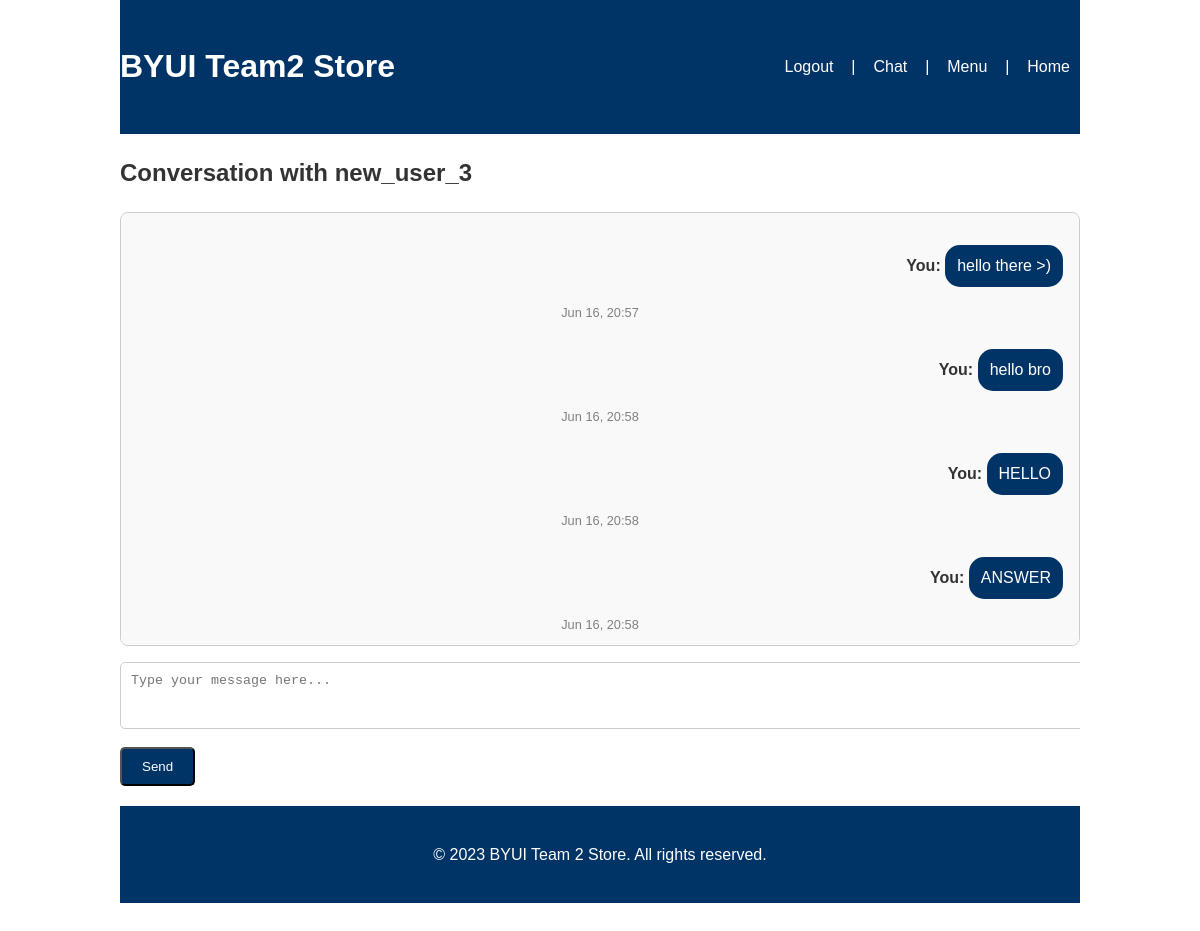
Before: /conversation/3/?user_id=5 (signed in) with the older database file.
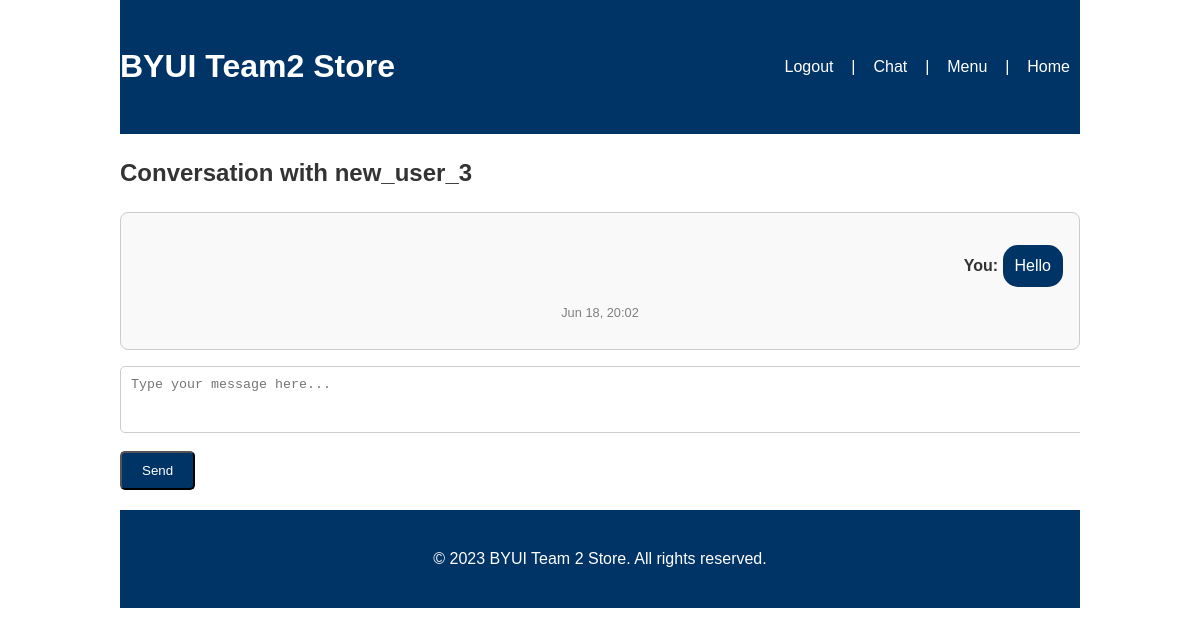
After: the same page with the newer database file.
### loginpage/models.py (models this page shows, shortened)
class Message(models.Model):
    sender = models.ForeignKey(User, related_name='sent_messages', on_delete=models.CASCADE)
    receiver = models.ForeignKey(User, related_name='received_messages', on_delete=models.CASCADE)
    listing = models.ForeignKey(Listing, on_delete=models.CASCADE)
    content = models.TextField()
    timestamp = models.DateTimeField(auto_now_add=True)

### loginpage/views.py (the view, shortened to what this page needs)
# urls.py: path("conversation/<int:listing_id>/", views.conversation_view, name="conversation"),         # Conversation per listing
@login_required
def conversation_view(request, listing_id):
    listing = get_object_or_404(Listing, id=listing_id)
    other_user = listing.seller
    user = request.user
    messages = Message.objects.filter(
        listing=listing,
        sender__in=[user, other_user],
        receiver__in=[user, other_user]
    ).order_by("timestamp")
    context = {
        'messages': messages,
        'listing': listing,
        'other_user': other_user,
    }
    return render(request, "loginpage/conversation.html", context)

### loginpage/templates/loginpage/conversation.html (shortened to what this page needs)
{% extends 'loginpage/base.html' %}
{% block content %}
<div class="container">
    <h2>Conversation with {{ other_user.username }}</h2>
    <div class="chat-box" style="max-height: 400px; overflow-y: auto; padding: 1rem; border: 1px solid #ccc; border-radius: 8px; background-color: #f9f9f9; margin-bottom: 1rem;">
        {% for message in messages %}
            <div style="margin-bottom: 10px;">
                {% if message.sender == request.user %}
                    <div style="text-align: right;">
                        <strong>You:</strong>
                        <p style="display: inline-block; background: #003366; color: white; padding: 8px 12px; border-radius: 15px;">
                            {{ message.content }}
                        </p>
                    </div>
                {% endif %}
                <div style="font-size: 0.8rem; color: gray; text-align: center;">{{ message.timestamp|date:"M d, H:i" }}</div>
            </div>
        {% endfor %}
    </div>
    <form method="POST">
        <textarea name="content" rows="3" placeholder="Type your message here..." required style="width: 100%; padding: 10px; border-radius: 5px; border: 1px solid #ccc;"></textarea>
        <button type="submit" class="cta-button" style="margin-top: 10px;">Send</button>
    </form>
</div>
{% endblock %}

Changed rows visible on the page:
removed Message: content "hello there >)", timestamp "Jun 16, 20:57"
removed Message: content "hello bro", timestamp "Jun 16, 20:58"
removed Message: content "HELLO", timestamp "Jun 16, 20:58"
removed Message: content "ANSWER", timestamp "Jun 16, 20:58"
added Message: content "Hello", timestamp "Jun 18, 20:02"
